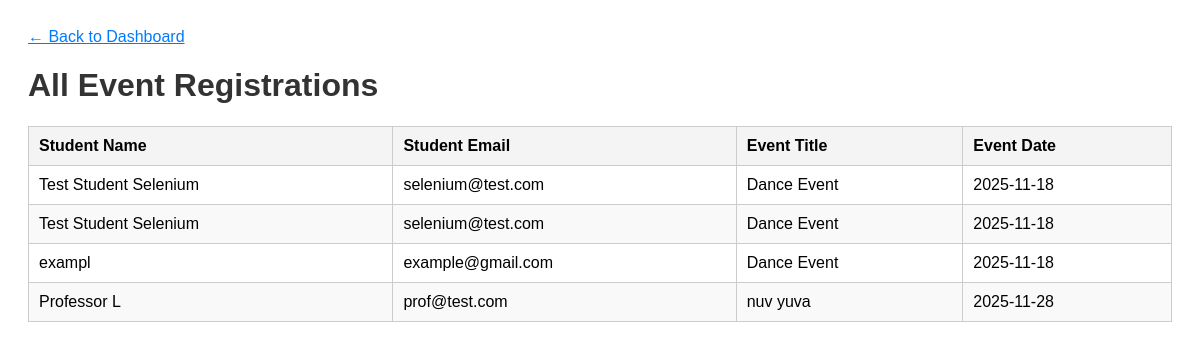
The app's page /admin/registrations, older data.
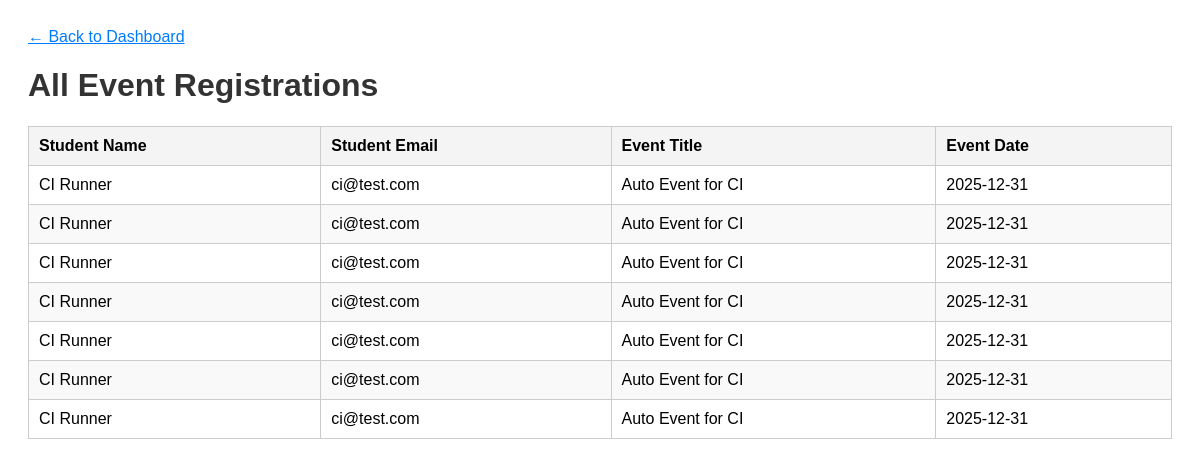
The same page, newer data.
### app.py (models this page shows)
class Registration(db.Model):
    id = db.Column(db.Integer, primary_key=True)
    student_name = db.Column(db.String(100), nullable=False)
    student_email = db.Column(db.String(100), nullable=False)
    event_id = db.Column(db.Integer, db.ForeignKey('event.id'), nullable=False)

class Event(db.Model):
    id = db.Column(db.Integer, primary_key=True)
    title = db.Column(db.String(100), nullable=False)
    description = db.Column(db.String(300), nullable=True)
    event_date = db.Column(db.String(20), nullable=False)
    registrations = db.relationship('Registration', backref='event', lazy=True)

### app.py (the view)
    @app.route('/admin/registrations')
    def admin_registrations():
        all_registrations = Registration.query.join(Event).order_by(Event.event_date).all()
        return render_template('admin_registrations.html', registrations=all_registrations)

### templates/admin_registrations.html (shortened to what this page needs)
<!DOCTYPE html>
<html lang="en">
<head>
</head>
<body>
    <a href="{{ url_for('admin_dashboard') }}">&larr; Back to Dashboard</a>
    <h1>All Event Registrations</h1>
    <table>
        <thead>
            <tr>
                <th>Student Name</th>
                <th>Student Email</th>
                <th>Event Title</th>
                <th>Event Date</th>
            </tr>
        </thead>
        <tbody>
            {% if registrations %}
                {% for reg in registrations %}
                    <tr>
                        <td>{{ reg.student_name }}</td>
                        <td>{{ reg.student_email }}</td>
                        <td>{{ reg.event.title }}</td>
                        <td>{{ reg.event.event_date }}</td>
                    </tr>
                {% endfor %}
            {% else %}
                <tr>
                    <td colspan="4" style="text-align: center;">No registrations found.</td>
                </tr>
            {% endif %}
        </tbody>
    </table>
</body>
</html>

### templates/admin_registrations.html (style rules this page uses)
body { font-family: sans-serif; padding: 20px; }
h1 { color: #333; }
table { width: 100%; border-collapse: collapse; margin-top: 20px; }
th, td { border: 1px solid #ccc; padding: 10px; text-align: left; }
th { background-color: #f4f4f4; }
tr:nth-child(even) { background-color: #f9f9f9; }
a { color: #007bff; }

Row changes from the older to the newer data that the page shows:
removed Registration: student_name "exampl", student_email "example@gmail.com", event "Dance Event", event.event_date "2025-11-18"
changed Registration (number 1 of 7 on the later page): student_name "Test Student Selenium" → "CI Runner"; student_email "selenium@test.com" → "ci@test.com"; event "Dance Event" → "Auto Event for CI"; event.event_date "2025-11-18" → "2025-12-31"
changed Registration (number 2 of 7 on the later page): student_name "Test Student Selenium" → "CI Runner"; student_email "selenium@test.com" → "ci@test.com"; event "Dance Event" → "Auto Event for CI"; event.event_date "2025-11-18" → "2025-12-31"
changed Registration (number 3 of 7 on the later page): student_name "Professor L" → "CI Runner"; student_email "prof@test.com" → "ci@test.com"; event "nuv yuva" → "Auto Event for CI"; event.event_date "2025-11-28" → "2025-12-31"
added Registration: student_name "CI Runner", student_email "ci@test.com", event "Auto Event for CI", event.event_date "2025-12-31"
added Registration: student_name "CI Runner", student_email "ci@test.com", event "Auto Event for CI", event.event_date "2025-12-31"
added Registration: student_name "CI Runner", student_email "ci@test.com", event "Auto Event for CI", event.event_date "2025-12-31"
added Registration: student_name "CI Runner", student_email "ci@test.com", event "Auto Event for CI", event.event_date "2025-12-31"
